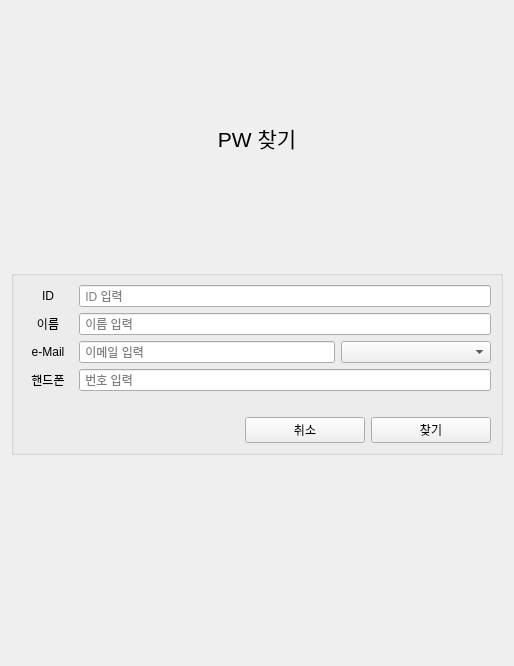
<?xml version="1.0" encoding="UTF-8"?>
<ui version="4.0">
 <class>pwFind</class>
 <widget class="QWidget" name="pwFind">
  <property name="geometry">
   <rect>
    <x>0</x>
    <y>0</y>
    <width>514</width>
    <height>666</height>
   </rect>
  </property>
  <property name="windowTitle">
   <string>Form</string>
  </property>
  <layout class="QVBoxLayout" name="verticalLayout_4">
   <item>
    <spacer name="verticalSpacer_2">
     <property name="orientation">
      <enum>Qt::Orientation::Vertical</enum>
     </property>
     <property name="sizeHint" stdset="0">
      <size>
       <width>20</width>
       <height>100</height>
      </size>
     </property>
    </spacer>
   </item>
   <item>
    <layout class="QVBoxLayout" name="verticalLayout">
     <item>
      <widget class="QLabel" name="pwlabel">
       <property name="text">
        <string>&lt;html&gt;&lt;head/&gt;&lt;body&gt;&lt;p align=&quot;center&quot;&gt;&lt;span style=&quot; font-size:16pt;&quot;&gt;PW 찾기&lt;/span&gt;&lt;/p&gt;&lt;/body&gt;&lt;/html&gt;</string>
       </property>
      </widget>
     </item>
    </layout>
   </item>
   <item>
    <spacer name="verticalSpacer_3">
     <property name="orientation">
      <enum>Qt::Orientation::Vertical</enum>
     </property>
     <property name="sizeHint" stdset="0">
      <size>
       <width>20</width>
       <height>40</height>
      </size>
     </property>
    </spacer>
   </item>
   <item>
    <layout class="QVBoxLayout" name="verticalLayout_2">
     <item>
      <widget class="QGroupBox" name="groupBox">
       <property name="title">
        <string/>
       </property>
       <layout class="QVBoxLayout" name="verticalLayout_5">
        <item>
         <layout class="QHBoxLayout" name="horizontalLayout">
          <item>
           <widget class="QLabel" name="idlabel">
            <property name="minimumSize">
             <size>
              <width>50</width>
              <height>0</height>
             </size>
            </property>
            <property name="text">
             <string>&lt;html&gt;&lt;head/&gt;&lt;body&gt;&lt;p align=&quot;center&quot;&gt;ID&lt;/p&gt;&lt;/body&gt;&lt;/html&gt;</string>
            </property>
           </widget>
          </item>
          <item>
           <widget class="QLineEdit" name="idEdit">
            <property name="placeholderText">
             <string> ID 입력</string>
            </property>
           </widget>
          </item>
         </layout>
        </item>
        <item>
         <layout class="QHBoxLayout" name="horizontalLayout_2">
          <item>
           <widget class="QLabel" name="namelabel">
            <property name="minimumSize">
             <size>
              <width>50</width>
              <height>0</height>
             </size>
            </property>
            <property name="text">
             <string>&lt;html&gt;&lt;head/&gt;&lt;body&gt;&lt;p align=&quot;center&quot;&gt;이름&lt;/p&gt;&lt;/body&gt;&lt;/html&gt;</string>
            </property>
           </widget>
          </item>
          <item>
           <widget class="QLineEdit" name="nameEdit">
            <property name="placeholderText">
             <string> 이름 입력</string>
            </property>
           </widget>
          </item>
         </layout>
        </item>
        <item>
         <layout class="QHBoxLayout" name="horizontalLayout_3">
          <item>
           <widget class="QLabel" name="emaillabel">
            <property name="minimumSize">
             <size>
              <width>50</width>
              <height>0</height>
             </size>
            </property>
            <property name="text">
             <string>&lt;html&gt;&lt;head/&gt;&lt;body&gt;&lt;p align=&quot;center&quot;&gt;e-Mail&lt;/p&gt;&lt;/body&gt;&lt;/html&gt;</string>
            </property>
           </widget>
          </item>
          <item>
           <widget class="QLineEdit" name="emailEdit">
            <property name="placeholderText">
             <string> 이메일 입력</string>
            </property>
           </widget>
          </item>
          <item>
           <widget class="QComboBox" name="domain">
            <property name="minimumSize">
             <size>
              <width>150</width>
              <height>0</height>
             </size>
            </property>
            <item>
             <property name="text">
              <string/>
             </property>
            </item>
            <item>
             <property name="text">
              <string>직접 입력</string>
             </property>
            </item>
            <item>
             <property name="text">
              <string>naver.com</string>
             </property>
            </item>
            <item>
             <property name="text">
              <string>gmail.com</string>
             </property>
            </item>
           </widget>
          </item>
         </layout>
        </item>
        <item>
         <layout class="QHBoxLayout" name="horizontalLayout_4">
          <item>
           <widget class="QLabel" name="phonelabel">
            <property name="minimumSize">
             <size>
              <width>50</width>
              <height>0</height>
             </size>
            </property>
            <property name="text">
             <string>&lt;html&gt;&lt;head/&gt;&lt;body&gt;&lt;p align=&quot;center&quot;&gt;핸드폰&lt;/p&gt;&lt;/body&gt;&lt;/html&gt;</string>
            </property>
           </widget>
          </item>
          <item>
           <widget class="QLineEdit" name="phoneEdit">
            <property name="placeholderText">
             <string> 번호 입력</string>
            </property>
           </widget>
          </item>
         </layout>
        </item>
        <item>
         <spacer name="verticalSpacer_4">
          <property name="orientation">
           <enum>Qt::Orientation::Vertical</enum>
          </property>
          <property name="sizeHint" stdset="0">
           <size>
            <width>20</width>
            <height>20</height>
           </size>
          </property>
         </spacer>
        </item>
        <item>
         <layout class="QHBoxLayout" name="horizontalLayout_5">
          <item>
           <spacer name="horizontalSpacer">
            <property name="orientation">
             <enum>Qt::Orientation::Horizontal</enum>
            </property>
            <property name="sizeHint" stdset="0">
             <size>
              <width>40</width>
              <height>20</height>
             </size>
            </property>
           </spacer>
          </item>
          <item>
           <widget class="QPushButton" name="exitBtn">
            <property name="minimumSize">
             <size>
              <width>120</width>
              <height>0</height>
             </size>
            </property>
            <property name="text">
             <string>취소</string>
            </property>
           </widget>
          </item>
          <item>
           <widget class="QPushButton" name="findBtn">
            <property name="minimumSize">
             <size>
              <width>120</width>
              <height>0</height>
             </size>
            </property>
            <property name="text">
             <string>찾기</string>
            </property>
           </widget>
          </item>
         </layout>
        </item>
       </layout>
      </widget>
     </item>
    </layout>
   </item>
   <item>
    <spacer name="verticalSpacer">
     <property name="orientation">
      <enum>Qt::Orientation::Vertical</enum>
     </property>
     <property name="sizeHint" stdset="0">
      <size>
       <width>20</width>
       <height>200</height>
      </size>
     </property>
    </spacer>
   </item>
  </layout>
 </widget>
 <resources/>
 <connections/>
</ui>
